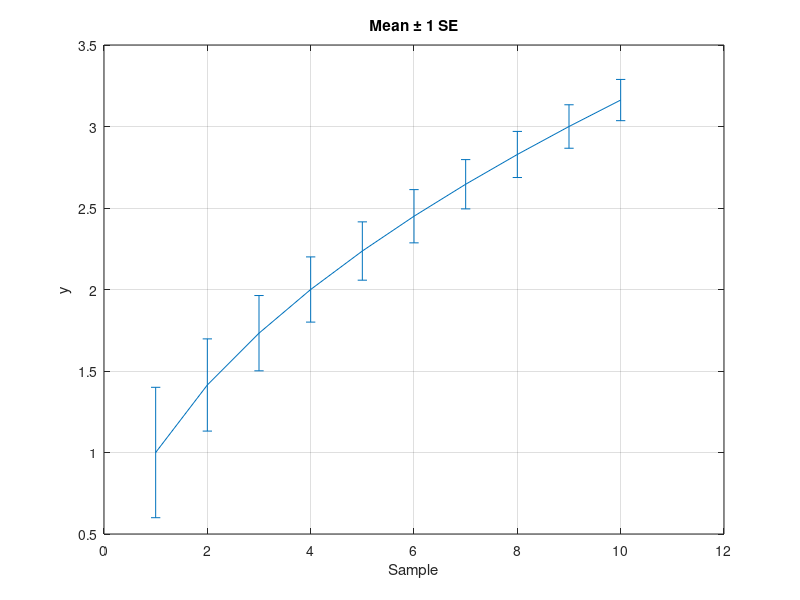

MATLAB code to generate this figure:
% errorbar — Plot with symmetric error bars
% errorbar(x, y, e) draws each (x_i, y_i) with a vertical bar of
% half-height e_i. errorbar(x, y, neg, pos) supports asymmetric
% intervals.


clear
close all

x = 1:10;
y = sqrt(x);
% Confidence intervals shrink with x (more data → tighter).
e = 0.4 ./ sqrt(x);

figure
errorbar(x, y, e)
title('Mean \pm 1 SE')
xlabel('Sample')
ylabel('y')
grid on
